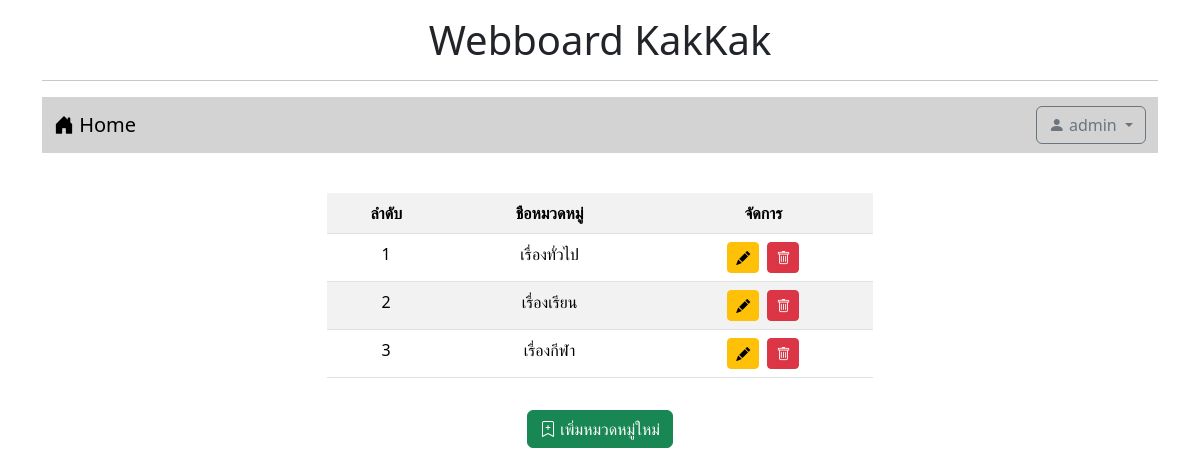
/category.php (signed in), run on the app's committed database.
### tables this page shows
CREATE TABLE `category` (
  `id` int(11) NOT NULL,
  `name` varchar(32) NOT NULL
);

### category.php (the view, shortened to what this page needs)
<!DOCTYPE html>
<html lang="en">
<head>
    <link href="https://cdn.jsdelivr.net/npm/bootstrap@5.3.2/dist/css/bootstrap.min.css" rel="stylesheet">
    <link rel="stylesheet" href="https://cdn.jsdelivr.net/npm/bootstrap-icons@1.11.3/font/bootstrap-icons.min.css">
</head>
<body>
    <div class="container-lg">
        <h1 style="text-align: center;" class="mt-3">Webboard KakKak</h1>
        <hr>
        <?php include "nav.php"; ?>
        <div class="row mt-4">
            <div class="col-lg-3 col-md-2 col-sm-1"></div>
            <div class="col-lg-6 col-md-8 col-sm-10">
                <div class="mt-3 mb-3 d-flex justify-content-between text-center">
                    <table class="table table-striped">
                        <?php
                            $i = 1;
                            echo "<tr><th>ลำดับ</th>
                                      <th>ชือหมวดหมู่</th>
                                      <th>จัดการ</th></tr>";
                            $conn = new PDO("mysql:host=localhost;dbname=webboard;charset=utf8","root","");
                            $sql = "SELECT * FROM category";
                            foreach($conn->query($sql) as $row){
                                echo "<tr><td>$i</td>
                                          <td>$row[name]</td>
                                          <td><a href=# class='btn btn-warning btn-sm me-1'><i class='bi bi-pencil-fill'></i></a>
                                              <a href=# class='btn btn-danger btn-sm'><i class='bi bi-trash'></i></a></td></tr>";
                                $i+=1;
                            }
                        ?>
                    </table>
                </div>
                <center>
                <button type="button" class="btn btn-success" data-bs-toggle="modal" data-bs-target="#exampleModal">
                <i class="bi bi-bookmark-plus"></i> เพิ่มหมวดหมู่ใหม่
                </button>
                </center>
        </div>
    </div>
</body>
</html>

### data on the page
category: name "เรื่องทั่วไป"
category: name "เรื่องเรียน"
category: name "เรื่องกีฬา"

### other printed values
$_SESSION['usename'] "admin"
